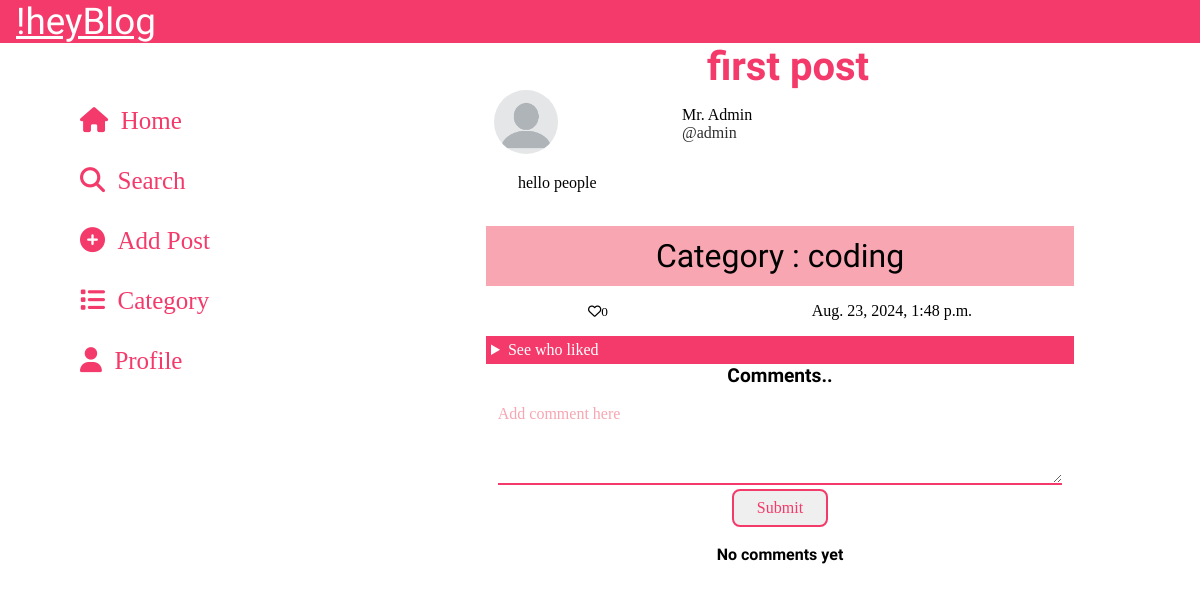
The page /article/2 (signed in) on the database its author committed.
### myblog/models.py (models this page shows, shortened)
class Post(models.Model):
    title = models.CharField(max_length=255)
    header_image = models.ImageField(null=True,blank=True,upload_to='images/')
    author = models.ForeignKey(User,on_delete=models.CASCADE)
    body = RichTextField(blank=True,null=True)
    post_date = models.DateTimeField(auto_now_add=True)
    category = models.CharField(max_length=255,default='uncategorized')
    likes = models.ManyToManyField(User,related_name="blog_posts",blank=True,null=True)
    def total_likes(self):
        return self.likes.count()

### members/models.py (models this page shows)
class CustomUser(AbstractUser):
    email =     models.EmailField(max_length=100,unique=True)
    USERNAME_FIELD = 'email'
    REQUIRED_FIELDS = ['username']

### myblog/views.py (the view)
# urls.py: path('article/<int:pk>',ArticleDetailView.as_view(),name="article_detail"),
class ArticleDetailView(DetailView):
    model = Post
    template_name = "article_detail.html"
    def get_context_data(self,*args,**kwargs):
        cat_menu = Category.objects.all()
        context = super(ArticleDetailView,self).get_context_data(*args,**kwargs)
        stuffs = get_object_or_404(Post,id=self.kwargs['pk'])
        total_likes = stuffs.total_likes()
        liked =False
        print(self.request.user.id)
        if stuffs.likes.filter(id=self.request.user.id).exists():
            liked = True
        else:
            liked = False
        context['cat_menu'] = cat_menu
        context['total_likes'] = total_likes
        context['liked'] = liked
        return context

### myblog/templates/article_detail.html (shortened to what this page needs)
{%extends 'base.html' %}
{% load static %}
{% block content%}
    <h1 class="articleTitle">{{post.title}}</h1>
    <article id="articleContainer">
        <section id="articleContent">
            <a style="text-decoration: none;" href="{% url 'show_profile' post.author.profile.id %}">
                <div class="profileGo">
                    <figure class="profileIcon">
                        {% if post.author.profile.profile_pic %}
                            <img src="{{post.author.profile.profile_pic.url}}"  class="rounded-circle" alt="Profile picture" >
                        {%else%}
                            <img src="{%static 'myblog/images/profile.png'%}"  class="rounded-circle" alt="Profile picture" >
                        {%endif%}
                    </figure>
                    <p>{{post.author.first_name}} {{post.author.last_name}}<br/><span class="profileUsername">@{{post.author.username}}</span></p>
                </div>
            </a>
            <div class="articleBody">
                {{post.body|safe}}
            </div>
        </section>
        <br>
        <div class="articatTag">
            <a href="{% url 'category' post.category|slugify %}" >
                Category : {{post.category}}
            </a>
        </div>
        <div id="postUpdate">
            {% if user.is_authenticated %}
                <form action = "{% url 'like_post' post.pk %}" method = "POST">
                    {% if liked %}
                        <button type="submit" id="likeBtn" name="post_id" value ="{{post.id}}"><i class="fa-solid fa-heart"  style="color:red;"></i> <span>{{total_likes}}</span></button>
                    {% else %}
                        <button type="submit" id="likeBtn" name="post_id" value ="{{post.id}}"><i class="fa-regular fa-heart"></i><span>{{total_likes}}</span></button>
                    {% endif %}
                </form>
                {% else %}
                    <i id="likeBtn" class="fa-regular fa-heart"> <span>{{total_likes}}</span></i>
                {% endif %}
                <p>{{post.post_date}}</p>
        </div>
        {%if user.is_authenticated%}
        <details>
            <summary>
                See who liked
            </summary>
        </details>
        {% endif %}
      <section class="commentSection">
          <h3 class="cmtHead" style="font-size: 1.2rem;">Comments..</h3><br>
          {% if user.is_authenticated %}
              <div id="commentform">
                  <form action="{% url 'add_comment' %}" method=POST >
                      <textarea name="commentbody" id="commentArea" placeholder="Add comment here" required ></textarea>
                      <br>
                      <center>
                            <button type="submit" class="myButton">Submit</button>
                      </center>
                  </form>
              </div>
              <br>
          {% endif %}
          {% if not post.comments.all%}
              <h3 class="cmtHead" style="font-size: 1rem;">No comments yet</h3><br>
          {% endif %}
      </section>
    </article>
    <br/><br/>
{% endblock %}

### static/myblog/css/style.css (style rules this page uses)
* { margin: 0; padding: 0; box-sizing: border-box; font-family: 'calibri'; }
:root { --pink: rgb(243, 58, 106); --melon:rgb(247, 166, 178); --purple:#392A48; --blue:#270E59; --catFont:'Handjet', cursive; --back-shadow: 0 2px 10px rgba(243, 58, 106, 0.1); --headFont:'Oswald', sans-serif; }
.articleTitle { color: var(--pink); text-align: center; font-size: 2.5rem; font-family: var(--headFont); padding-left: 1rem; }
.profileGo { display: grid; grid-template-columns: 1fr 2fr; }
.profileIcon { border-radius: 50%; }
.profileIcon > img { width: 4rem; height: 4rem; border-radius: 50%; margin-left: 0.5rem; }
.profileGo > p { display: flex; flex-direction: column; justify-content: center; color: #000; }
.profileUsername { color: rgb(48, 48, 48); font-size: 1rem; }
.articleBody { margin-left: 1rem; text-align: justify; padding: 1rem; }
.articatTag { width: 100%; background-color: var(--melon); padding: .7rem; text-align: center; }
.articatTag > a { font-family: var(--catFont); font-size: 2rem; text-decoration: none; color: #000; }
#postUpdate { display: flex; flex-direction: row; justify-content: space-around; padding-top: 1rem; padding-bottom: 1rem; }
#likeBtn { padding: 0; border: none; background: none; }
.cmtHead { text-align: center; font-family: var(--headFont); font-size: 2rem; }
#commentform { width: 96%; margin-left: 2%; }
#commentArea { width: 100%; min-height: 10vh; }
.myButton { color: var(--pink); border: 2px solid var(--pink); outline: none; padding: .5em; border-radius: 8px; width: 6rem; font-size: 1rem; cursor: pointer; overflow: hidden; transition: background-color 0.3s ease-in-out, color 0.3s ease-in-out; text-decoration: none; }
textarea { appearance: none; width: 80%; height: 2.5rem; outline: none; font-size: 1rem; border: none; border-bottom: 2px solid var(--pink); }
textarea::placeholder { color: var(--melon) }
summary { background-color: var(--pink); color: #fff; padding: 5px; }
@media screen and (min-width:992px) { body { width: 100%; } }
@media screen and (min-width:992px) { #articleContainer { width: 70%; margin-left: 15%; } }

### rows shown on the page
Post: title "first post", author.first_name "Mr.", author.last_name "Admin", author.username "admin", body "hello people", category "coding", post_date "Aug. 23, 2024, 1:48 p.m."

### other values the page prints
{{ total_likes }} "0"
